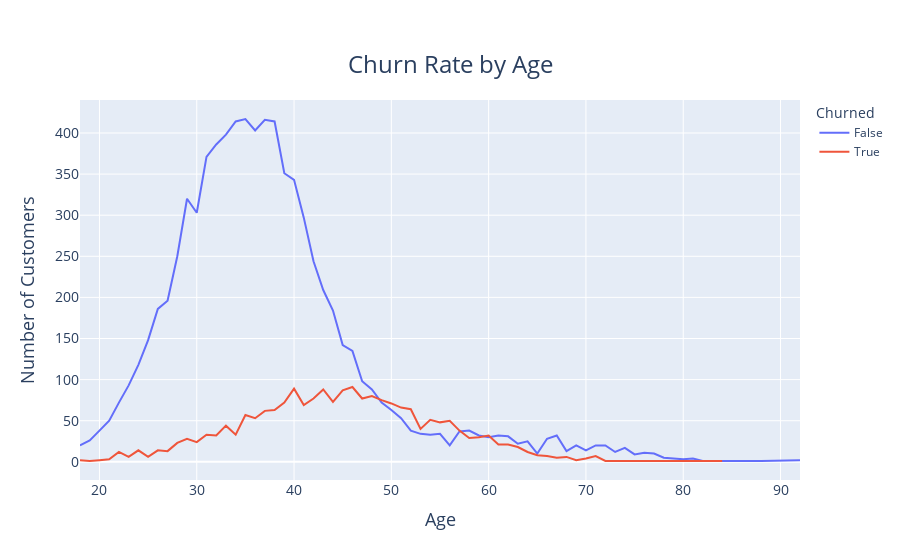

The code cell stored with this chart in its notebook:
### Code cell
fig = px.line(
    age_churn_counts,
    x='Age',
    y='Count',
    color='Churned',
    title='Churn Rate by Age',
    labels={'Age': 'Age', 'Count': 'Number of Customers'}
)

# Customize the title and axis labels
fig.update_layout(
    title={
        'text': "Churn Rate by Age",
        'y': 0.9,
        'x': 0.5,
        'xanchor': 'center',
        'yanchor': 'top',
        'font': {'size': 24}  # Adjust the font size of the title
    },
    xaxis_title={
        'text': 'Age',
        'font': {'size': 18}  # Adjust the x-axis title font size
    },
    yaxis_title={
        'text': 'Number of Customers',
        'font': {'size': 18}  # Adjust the y-axis title font size
    }
)

# Adjust the font size of the tick labels
fig.update_xaxes(tickfont={'size': 14})
fig.update_yaxes(tickfont={'size': 14})


fig.show()

### Figure 1 — Plotly figure (JSON) as saved in the notebook; plotly's stock layout.template omitted (floating-point values rounded to 4 significant figures)
{"data": [{"hovertemplate": "Churned=False<br>Age=%{x}<br>Number of Customers=%{y}<extra></extra>", "legendgroup": "False", "line": {"color": "#636efa", "dash": "solid"}, "marker": {"symbol": "circle"}, "mode": "lines", "name": "False", "orientation": "v", "showlegend": true, "type": "scatter", "x": [18, 19, 20, 21, 22, 23, 24, 25, 26, 27, 28, 29, 30, 31, 32, 33, 34, 35, 36, 37, 38, 39, 40, 41, 42, 43, 44, 45, 46, 47, 48, 49, 50, 51, 52, 53, 54, 55, 56, 57, 58, 59, 60, 61, 62, 63, 64, 65, 66, 67, 68, 69, 70, 71, 72, 73, 74, 75, 76, 77, 78, 79, 80, 81, 82, 83, 84, 85, 88, 92], "xaxis": "x", "y": [20, 26, 38, 50, 72, 93, 118, 148, 186, 196, 250, 320, 303, 371, 386, 398, 414, 417, 403, 416, 414, 351, 343, 297, 244, 209, 184, 142, 135, 98, 88, 72, 63, 53, 38, 34, 33, 34, 20, 37, 38, 32, 30, 32, 31, 22, 25, 10, 28, 32, 13, 20, 14, 20, 20, 12, 17, 9, 11, 10, 5, 4, 3, 4, 1, 1, 1, 1, 1, 2], "yaxis": "y"}, {"hovertemplate": "Churned=True<br>Age=%{x}<br>Number of Customers=%{y}<extra></extra>", "legendgroup": "True", "line": {"color": "#EF553B", "dash": "solid"}, "marker": {"symbol": "circle"}, "mode": "lines", "name": "True", "orientation": "v", "showlegend": true, "type": "scatter", "x": [18, 19, 20, 21, 22, 23, 24, 25, 26, 27, 28, 29, 30, 31, 32, 33, 34, 35, 36, 37, 38, 39, 40, 41, 42, 43, 44, 45, 46, 47, 48, 49, 50, 51, 52, 53, 54, 55, 56, 57, 58, 59, 60, 61, 62, 63, 64, 65, 66, 67, 68, 69, 70, 71, 72, 73, 74, 84], "xaxis": "x", "y": [2, 1, 2, 3, 12, 6, 14, 6, 14, 13, 23, 28, 24, 33, 32, 44, 33, 57, 53, 62, 63, 72, 89, 69, 77, 88, 73, 87, 91, 77, 80, 75, 71, 66, 64, 40, 51, 48, 50, 38, 29, 30, 32, 21, 21, 18, 12, 8, 7, 5, 6, 2, 4, 7, 1, 1, 1, 1], "yaxis": "y"}], "layout": {"legend": {"title": {"text": "Churned"}, "tracegroupgap": 0}, "title": {"font": {"size": 24}, "text": "Churn Rate by Age", "x": 0.5, "xanchor": "center", "y": 0.9, "yanchor": "top"}, "xaxis": {"anchor": "y", "domain": [0, 1], "tickfont": {"size": 14}, "title": {"font": {"size": 18}, "text": "Age"}}, "yaxis": {"anchor": "x", "domain": [0, 1], "tickfont": {"size": 14}, "title": {"font": {"size": 18}, "text": "Number of Customers"}}}}
